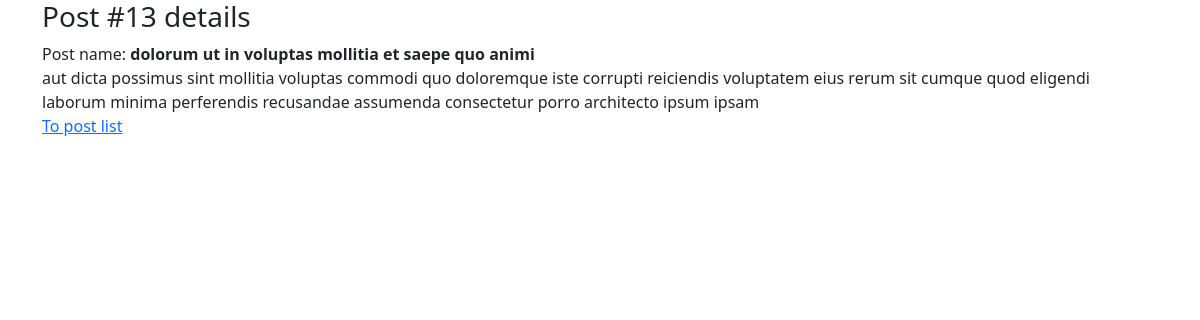
/posts/13/, run on the app's committed database.
### models/post.py (models this page shows)
class Post(Base, db.Model):
    user_id = Column(Integer, ForeignKey("users.id", ondelete="CASCADE"), nullable=False, unique=False, index=True,)
    title = Column(String(200), nullable=False, default="", server_default="",)
    body = Column(Text, nullable=False, default="", server_default="",)
    user = relationship("User", back_populates="posts")

### views/posts.py (the view)
@posts_app.get("/<int:post_id>/", endpoint="post_details")
def get_post(post_id: int):
    post = Post.query.get(post_id)
    if post is None:
        raise NotFound(f"Post #{post_id} not found!")
    return render_template(
        "posts/details.html",
        post=post,
    )

### templates/posts/details.html (shortened to what this page needs)
{% extends 'base.html' %}
{% block body %}
  <h3>Post #{{ post.id }} details</h3>
  <div>
    Post name: <strong>{{ post.title }}</strong>
  </div>
  <div>
    {{ post.body }}
  </div>
  <div>
    <a href="{{ url_for('posts_app.posts_list') }}">To post list</a>
  </div>
{% endblock %}

### data on the page
Post: title "dolorum ut in voluptas mollitia et saepe quo animi", body "aut dicta possimus sint mollitia voluptas commodi quo doloremque iste corrupti reiciendis voluptatem eius rerum sit cumque quod eligendi laborum minima perferendis recusandae assumenda consectetur porro architecto ipsum ipsam"
